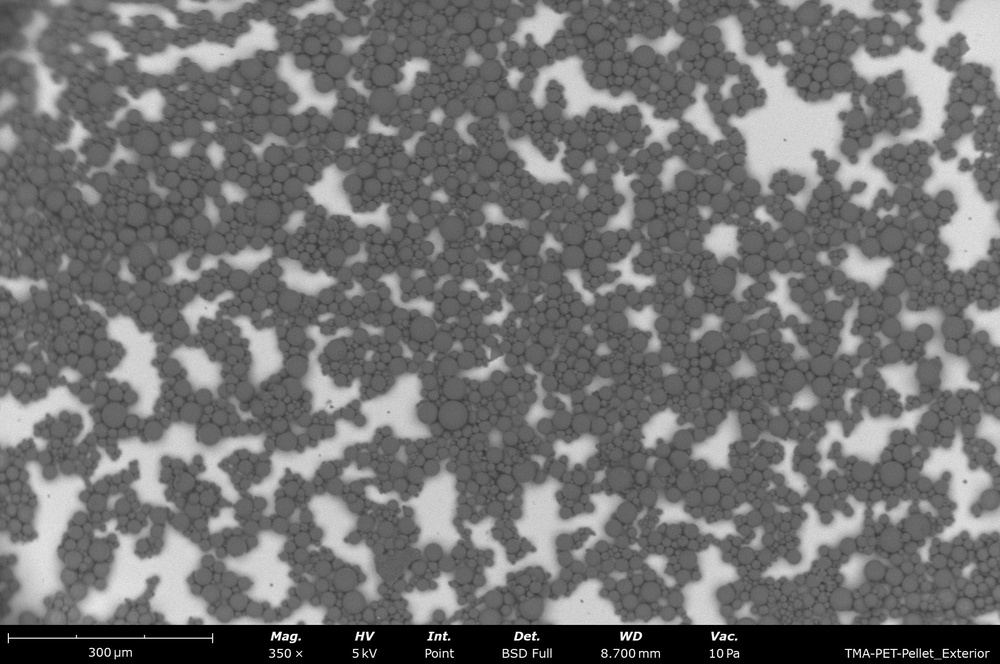
#> input picture Images/PDVB Butanol 4% wt to vol (4).jpeg, 1000 x 664 px, shrunk from 1920 x 1275 before the run, found by its file name
$ jupyter execute Fractal_analysis.ipynb
#> lines starting #> are read from the running program, lines starting #| are printed output that depends on the picture; after the words box and inside, x2 and y2 are one past the last pixel; in counts of white or black regions, pixels touching at a corner belong together; long printed decimals are rounded
[cell 1]
import numpy as np
import matplotlib.pyplot as plt
import cv2

# Load image and convert to grayscale
image = cv2.imread('/workspaces/Python_Physics/Images/PDVB Butanol 4% wt to vol (4).jpeg', 0)
#> image is the input picture: shape (664, 1000); min 0, max 255, mean 115.1

# Convert image to binary (black and white)
_, binary_image = cv2.threshold(image, 127, 255, cv2.THRESH_BINARY_INV)
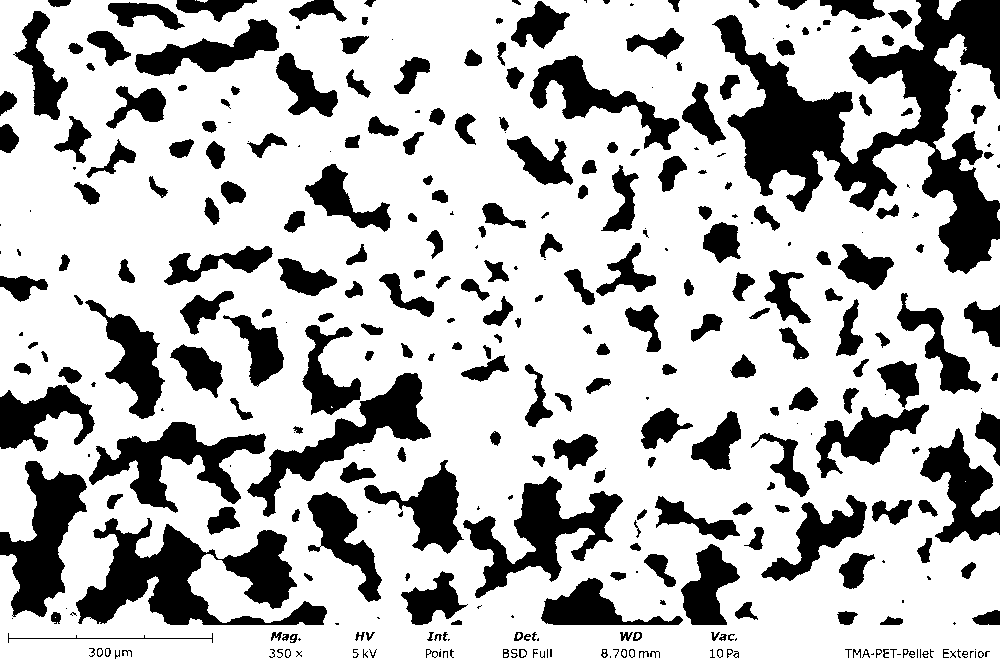
#> binary_image: shape (664, 1000); 73% white; 355 black regions (96 under 20 px), largest, box (x1, y1, x2, y2) and area: (712, 0, 1000, 274) 27580, (76, 518, 327, 625) 11927, (463, 476, 623, 598) 6702

# Define the box-counting function
def box_count(img, box_size):
    """ Count the number of boxes of a given size that contain part of the structure. """
    (rows, cols) = img.shape
    count = 0
    for i in range(0, rows, box_size):
        for j in range(0, cols, box_size):
            if np.any(img[i:i + box_size, j:j + box_size]):
                count += 1
    return count

# Apply box-counting for different box sizes
box_sizes = [2, 4, 8, 16, 32, 64, 128]
counts = []

for size in box_sizes:
    counts.append(box_count(binary_image, size))
#> after the loop, counts = [125849, 33395, 9107, 2536, 668, 176, 48]

# Perform a log-log plot to estimate fractal dimension
log_box_sizes = np.log(box_sizes)
log_counts = np.log(counts)
#> log_counts = [11.74, 10.42, 9.12, 7.84, 6.5, 5.17, 3.87]

plt.plot(log_box_sizes, log_counts, 'bo-', label="Box-Counting")
plt.xlabel('log(Box Size)')
plt.ylabel('log(Count)')
plt.title('Fractal Dimension Estimation')
plt.legend()
plt.show()
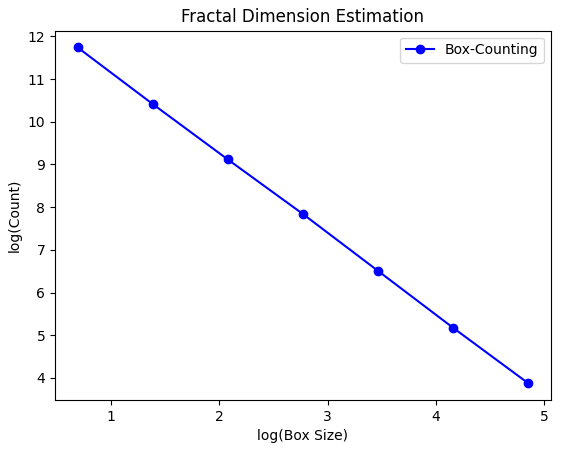
#> figure drawn by matplotlib, 1 panel

# Calculate the slope (fractal dimension)
coeffs = np.polyfit(log_box_sizes, log_counts, 1)
#> coeffs = [-1.89, 13.05]
fractal_dimension = -coeffs[0]
#> fractal_dimension = 1.89
print(f"Estimated fractal dimension: {fractal_dimension}")
#| Estimated fractal dimension: 1.892

$ run again, with Images/PDVB Butanol 4% wt to vol (1).jpeg copied over Images/PDVB Butanol 4% wt to vol (4).jpeg
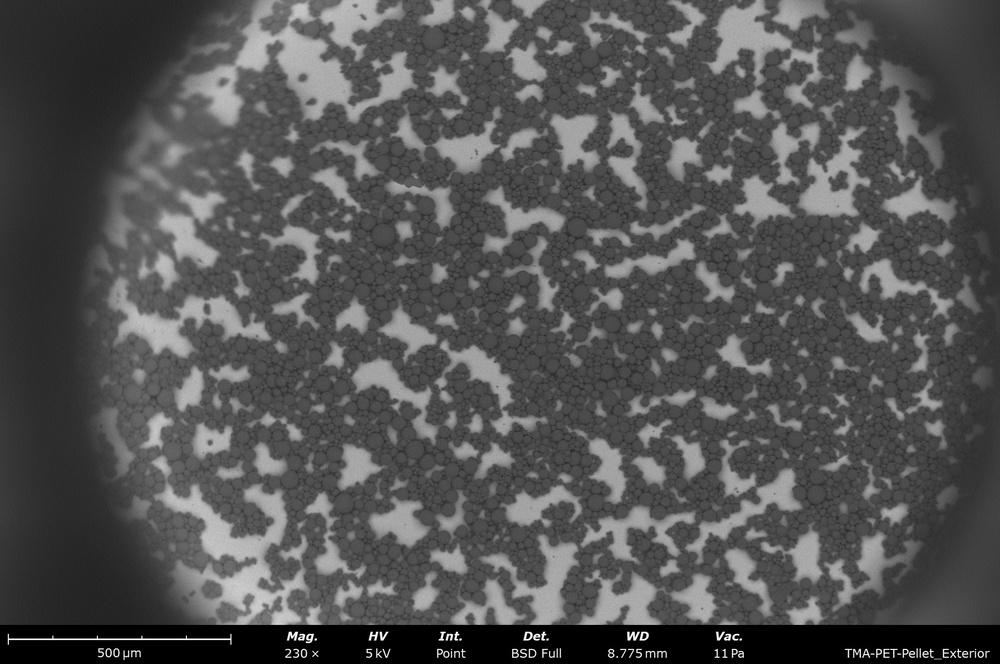
#> input picture Images/PDVB Butanol 4% wt to vol (1).jpeg, 1000 x 664 px, shrunk from 1920 x 1275 before the run, found by its file name
#> image is the input picture: shape (664, 1000); min 0, max 255, mean 83.9
#> `_, binary_image = cv2.threshold(image, 127, 255, cv2.THRESH_BINARY_INV)`:
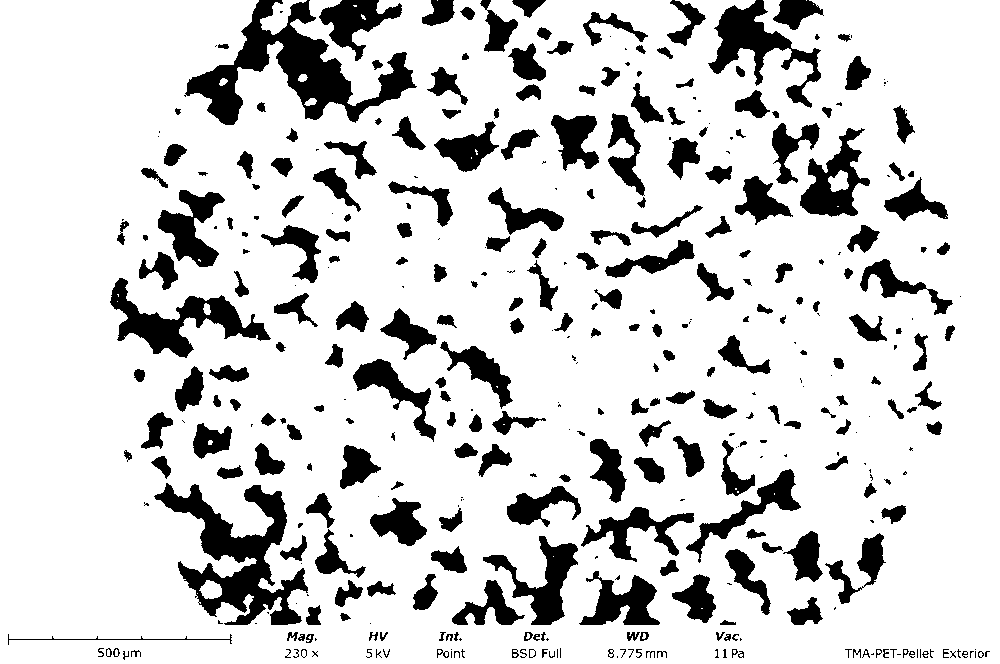
#> binary_image: shape (664, 1000); 82.9% white; 394 black regions (129 under 20 px), largest, box (x1, y1, x2, y2) and area: (184, 0, 417, 125) 9307, (154, 483, 308, 625) 8155, (110, 278, 271, 358) 4298
#> after the loop `for size in box_sizes:`: counts = [141881, 37142, 9867, 2624, 672, 176, 48]
#> log_counts = [11.86, 10.52, 9.2, 7.87, 6.51, 5.17, 3.87]
#> `plt.show()`:
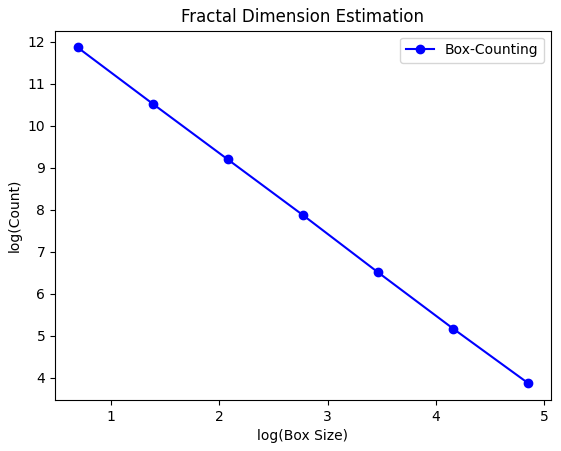
#> figure drawn by matplotlib, 1 panel
#> coeffs = [-1.93, 13.2]
#> fractal_dimension = 1.93
#| Estimated fractal dimension: 1.925

$ run again, with Images/PDVB Butanol 4% wt to vol (2).jpeg copied over Images/PDVB Butanol 4% wt to vol (4).jpeg
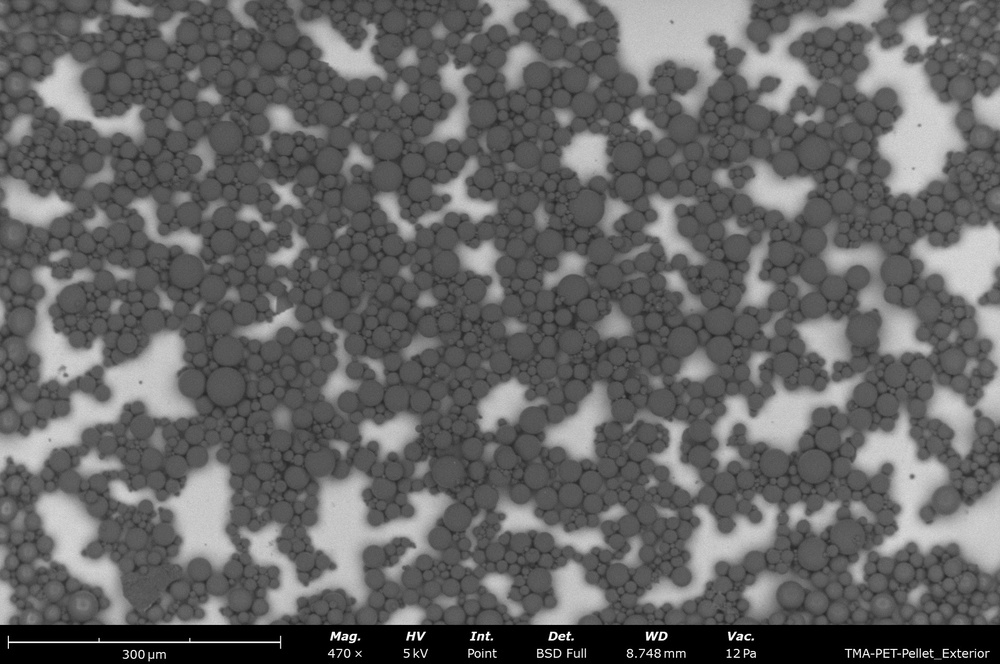
#> input picture Images/PDVB Butanol 4% wt to vol (2).jpeg, 1000 x 664 px, shrunk from 1920 x 1275 before the run, found by its file name
#> image is the input picture: shape (664, 1000); min 0, max 255, mean 101.2
#> `_, binary_image = cv2.threshold(image, 127, 255, cv2.THRESH_BINARY_INV)`:
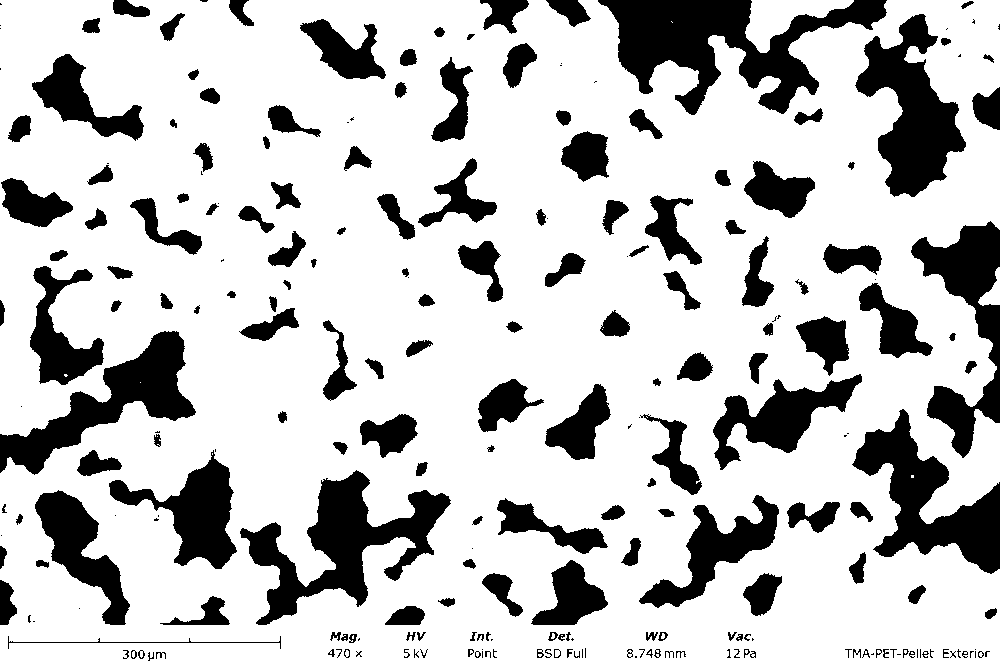
#> binary_image: shape (664, 1000); 77% white; 245 black regions (68 under 20 px), largest, box (x1, y1, x2, y2) and area: (598, 0, 887, 115) 14312, (240, 470, 451, 625) 11148, (855, 14, 966, 197) 9653
#> after the loop `for size in box_sizes:`: counts = [131210, 34187, 9102, 2495, 662, 176, 48]
#> log_counts = [11.78, 10.44, 9.12, 7.82, 6.5, 5.17, 3.87]
#> `plt.show()`:
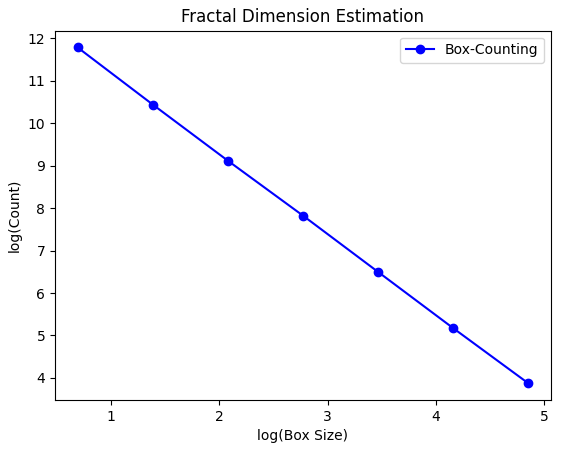
#> figure drawn by matplotlib, 1 panel
#> coeffs = [-1.9, 13.09]
#> fractal_dimension = 1.9
#| Estimated fractal dimension: 1.901
